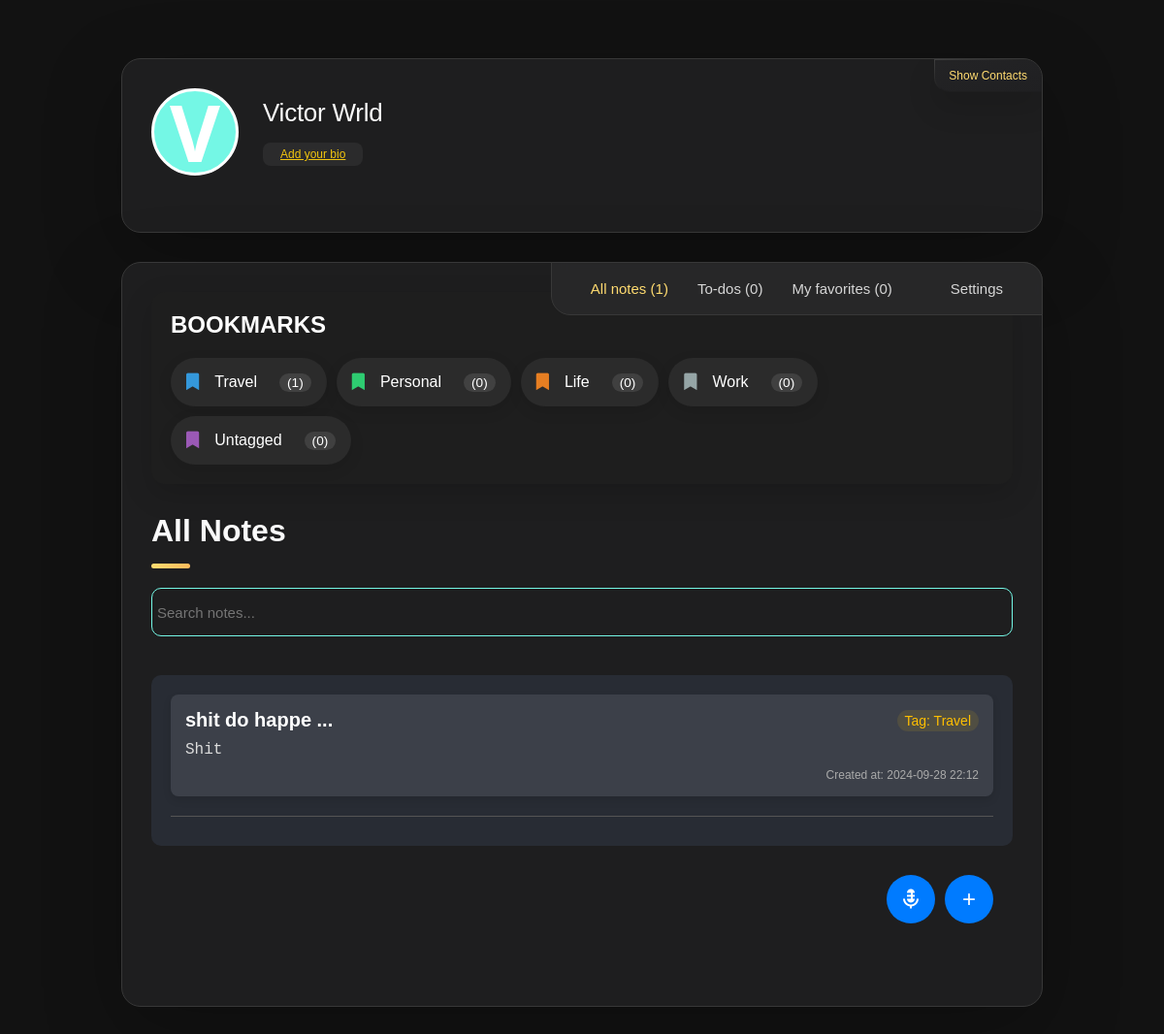
The app's page /user_home (signed in) with its own data.
### website/models.py (models this page shows, shortened)
class User(db.Model, UserMixin):
    id = db.Column(db.Integer, primary_key=True)
    email = db.Column(db.String(150), unique=True)
    password = db.Column(db.String(255))
    first_name = db.Column(db.String(225))
    second_name = db.Column(db.String(225))
    full_name = db.Column(db.String(255))
    profile_picture = db.Column(db.String(255), nullable=True)
    cover_picture = db.Column(db.String(255), nullable=True)
    user_name = db.Column(db.String(255))
    phone_number = db.Column(db.String(20))
    country_code = db.Column(db.String(10), default="+254")
    bio = db.Column(db.String(255))
    time_zone = db.Column(db.String(255))
    date_birth = db.Column(db.String(255))
    gender = db.Column(db.String(255))
    generated_color = db.Column(db.String(7))
    is_2fa_enabled = db.Column(db.Boolean, default=False)
    otp_secret = db.Column(db.String(32), nullable=True)
    temp_otp = db.Column(db.String(32), nullable=True)
    otp_method = db.Column(db.String(10), default='app')
    is_active = db.Column(db.Boolean, default=True)
    is_admin = db.Column(db.Boolean, default=False)
    email_verified = db.Column(db.Boolean, default=False)
    note_tags = db.relationship(
        "NoteTag", back_populates="user", cascade="all, delete-orphan"
    )
    notes = db.relationship("Note", back_populates="user", cascade="all, delete-orphan")
    password_reset_tokens = db.relationship(
        "PasswordResetToken", back_populates="user", cascade="all, delete-orphan"
    )
    notifications = db.relationship(
        "Notification", back_populates="user", cascade="all, delete-orphan"
    )
    todos = db.relationship("ToDo", back_populates="user", cascade="all, delete-orphan")
    email_preferences = db.relationship(
        "EmailPreferences",
        uselist=False,
        back_populates="user",
        cascade="all, delete-orphan",
    )
    push_preferences = db.relationship(
        "PushPreferences",
        uselist=False,
        back_populates="user",
        cascade="all, delete-orphan",
    )
    email_verification_tokens = db.relationship(
        "EmailVerificationToken", back_populates="user", cascade="all, delete-orphan"
    )

class NoteTag(db.Model):
    id = db.Column(db.Integer, primary_key=True)
    name = db.Column(db.String(100), nullable=False)
    color = db.Column(db.String(7), nullable=False, default="#000000")
    user_id = db.Column(db.Integer, db.ForeignKey("user.id"), nullable=False)
    created_at = db.Column(db.DateTime, default=datetime.utcnow)
    user = db.relationship("User", back_populates="note_tags")
    notes = db.relationship("Note", back_populates="tag", cascade="all, delete-orphan")

class Note(db.Model):
    id = db.Column(db.Integer, primary_key=True)
    title = db.Column(db.String(255), nullable=False)
    content = db.Column(db.Text, nullable=False)
    tag_id = db.Column(db.Integer, db.ForeignKey("note_tag.id"), nullable=False)
    user_id = db.Column(db.Integer, db.ForeignKey("user.id"), nullable=False)
    created_at = db.Column(db.DateTime, default=datetime.utcnow)
    updated_at = db.Column(db.DateTime, onupdate=datetime.utcnow)
    is_favorite = db.Column(db.Boolean, default=False)
    user = db.relationship("User", back_populates="notes")
    tag = db.relationship("NoteTag", back_populates="notes")

### website/views.py (the view)
@views.route("/user_home")
@login_required
def user_home():
    tags = NoteTag.query.filter_by(user_id=current_user.id).all()
    tags_with_counts = [
        {
            "id": tag.id,
            "name": tag.name,
            "color": tag.color,
            "note_count": Note.query.filter_by(
                tag_id=tag.id, user_id=current_user.id
            ).count(),
        }
        for tag in tags
    ]
    notes = (
        Note.query.filter_by(user_id=current_user.id)
        .order_by(Note.created_at.desc(), Note.updated_at.desc())
        .all()
    )
    return render_template("user_home.html", tags=tags_with_counts, notes=notes)

### website/templates/user_home.html (shortened to what this page needs)
<!DOCTYPE html>
<html lang="en">
  <head>
    <link
      rel="stylesheet"
      href="https://cdnjs.cloudflare.com/ajax/libs/font-awesome/5.15.4/css/all.min.css"
    />
    <link
      rel="stylesheet"
      href="{{ url_for('static', filename='css/user_home.css') }}"
    />
    <link
      href="https://unpkg.com/boxicons@2.1.4/css/boxicons.min.css"
      rel="stylesheet"
    />
  </head>
  <body>
    <main>
      <aside class="sidebar" data-sidebar>
        <div class="sidebar-info">
          <figure class="avatar-box">
            {% if current_user.profile_picture %}
            <img
              src="/static/profile_pics/{{ current_user.profile_picture }}"
              alt="Profile Picture"
              class="profile-image"
            />
            {% else %}
            <i
              class="fas fa-5x"
              style="--background-: {{ current_user.generated_color }}"
              >{{ current_user.first_name[0] }}</i
            >
            {% endif %}
          </figure>
          <div class="info-content">
            <h1 class="name" title="{{ current_user.full_name }}">
              {{ current_user.full_name }}
            </h1>
            <p class="title" title="{{ current_user.bio }}">
              {% if current_user.bio %} {{ current_user.bio }} {% else %}
              <a
                href="{{ url_for('views.settings') }}"
                style="color: #f1c40f; text-decoration: underline"
              >
                Add your bio
              </a>
              {% endif %}
            </p>
          </div>
          <button class="info_more-btn" data-sidebar-btn>
            <span>Show Contacts</span>
          </button>
        </div>
      </aside>
      <div class="main-content">
        <nav class="navbar">
          <ul class="navbar-list">
            <li class="navbar-item">
              <a href="/user_home" class="navbar-link active">
                <p>
                  All notes
                  <span
                    style="--background-: {{ current_user.generated_color }}"
                  >
                    ({{ current_user.notes|length }})
                  </span>
                </p>
              </a>
            </li>
            <li class="navbar-item">
              <a
                href="{{ url_for('views.show_todo_page') }}"
                class="navbar-link"
              >
                <p style="--background-: {{ current_user.generated_color }}">
                  To-dos
                  <span> (<span id="todoCount">0</span>)</span>
                </p>
              </a>
            </li>
            <li class="navbar-item">
              <a href="/favorites" class="navbar-link" id="favoriteLink">
                <p style="--background-: {{ current_user.generated_color }}">
                  My favorites
                  <span> (<span id="favoriteCount">0</span>) </span>
                </p>
              </a>
            </li>
            <li class="navbar-item">
              <a
                href="{{url_for('views.settings')}}"
                class="navbar-link"
                style="--background-: {{ current_user.generated_color }}"
              >
                <p>Settings</p>
              </a>
            </li>
          </ul>
        </nav>
        <article class="about active" id="about">
          <section class="testimonials">
            <div class="tags">
              <p class="section-title">
                BOOKMARKS
              </p>
              <div class="tags-wrapper">
                {% for tag in tags %}
                <a href="{{ url_for('views.tag_notes', tag_id=tag.id) }}" class="tag" data-tag-id="{{ tag.id }}">
                  <i class="fas fa-bookmark" style="--bookmark-: {{ tag.color }}"></i>
                  <span class="tag-name">{{ tag.name }}</span>
                  <span class="note-count">({{ tag.note_count }})</span>
                </a>
                {% endfor %}
              </div>
            </div>
          </section>
          <header>
            <h2 class="h2 article-title">All Notes</h2>
          </header>
          <section class="about-text">
            <div class="search">
              <input
                style="--background-: {{ current_user.generated_color }}"
                type="text"
                id="searchInput"
                placeholder="Search notes..."
                class="input-search"
                autocomplete="off"
              />
            </div>
          </section>
          <section class="service">
            <div class="notes-list">
              <ul id="notesList" data-color="{{current_user.generated_color}}">
                {% if notes %} {% for note in notes %}
                <li
                  data-note-id="{{ note.id }}"
                  data-tag-color="{{ note.tag.color }}"
                  class="note-item"
                  style="--background-: {{ current_user.generated_color }}"
                >
                  <div class="note-header">
                    <h3>{{ note.title.split('\n')[0][:13] }} ...</h3>
                    <span class="note-tag"
                      >Tag: {{ note.tag.name.split('\n')[0][:20] }}</span
                    >
                  </div>
                  <pre class="note-content">
{{ note.content | striptags  | truncate(20, True, '...')}}</pre
                  >
                  <p class="note-time">
                    {% if note.updated_at %} Updated at: {{
                    note.updated_at.strftime('%Y-%m-%d %H:%M') }} {% else %}
                    Created at: {{ note.created_at.strftime('%Y-%m-%d %H:%M') }}
                    {% endif %}
                  </p>
                </li>
                <hr />
                {% endfor %} {% else %}
                <p class="no-notes">No Available Notes</p>
                {% endif %}
              </ul>
              <div class="add-note-toggle">
                <a
                  href="{{url_for('views.show_add_note2')}}"
                  style="--background-: {{ current_user.generated_color }}"
                  class="toggle-add"
                  >+</a
                >
              </div>
              <div class="speech-text">
                <a
                  href="{{url_for('views.speech_text')}}"
                  style="--background-: {{ current_user.generated_color }}"
                  class="speech-text-toggle-add"
                  ><i class="bx bxs-microphone-alt" title="Speech-Text"></i
                ></a>
              </div>
            </div>
          </section>
        </article>
      </div>
    </main>
  </body>
</html>

### records on screen
User: first_name "V", full_name "Victor Wrld"
NoteTag: name "Travel", note_count "1"
NoteTag: name "Personal", note_count "0"
NoteTag: name "Life", note_count "0"
NoteTag: name "Work", note_count "0"
NoteTag: name "Untagged", note_count "0"
Note: title "shit do happe", tag.name "Travel", content "Shit", created_at "2024-09-28 22:12"

### other values on screen
{{ current_user.notes|length }} "1"
